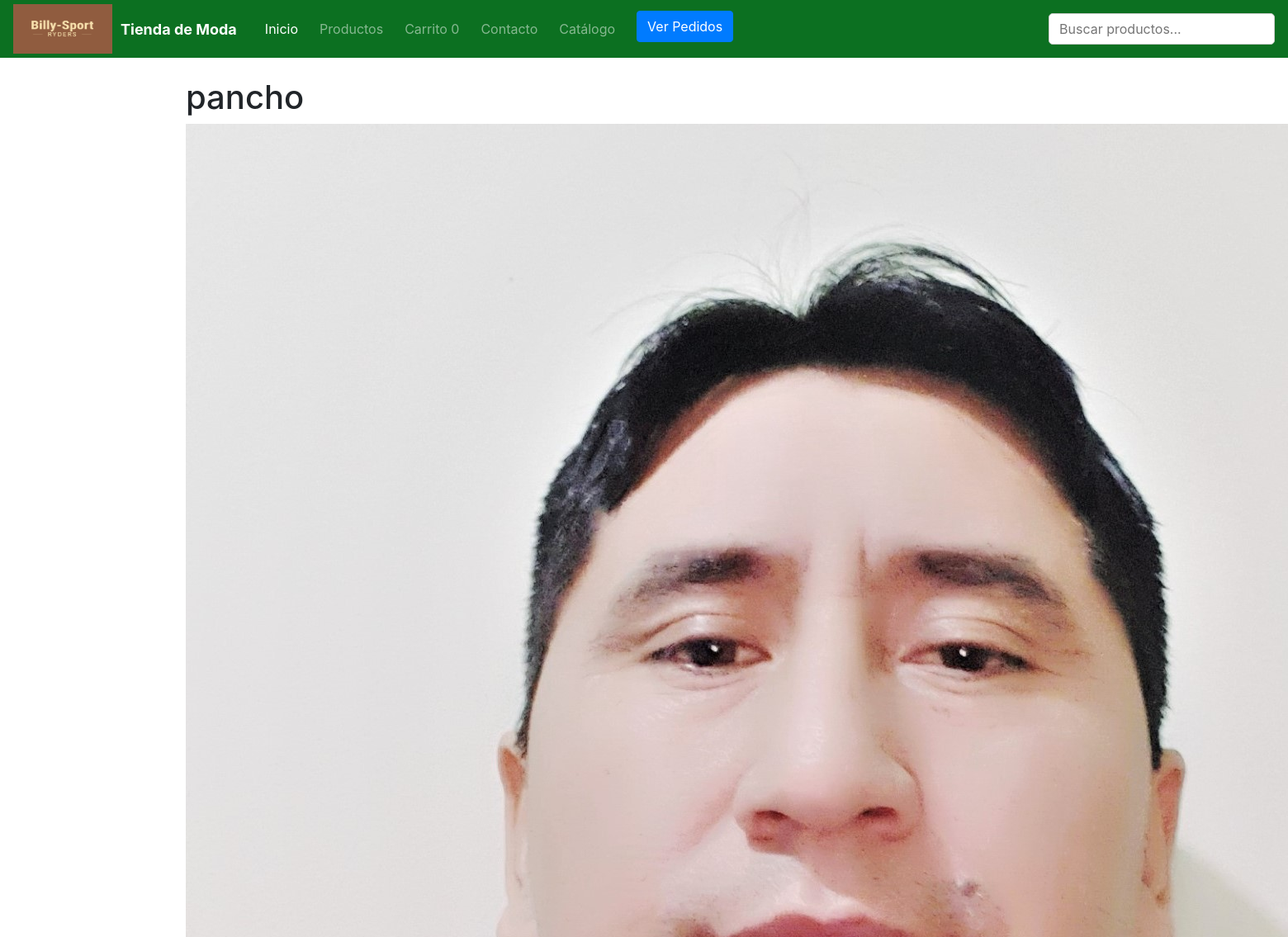
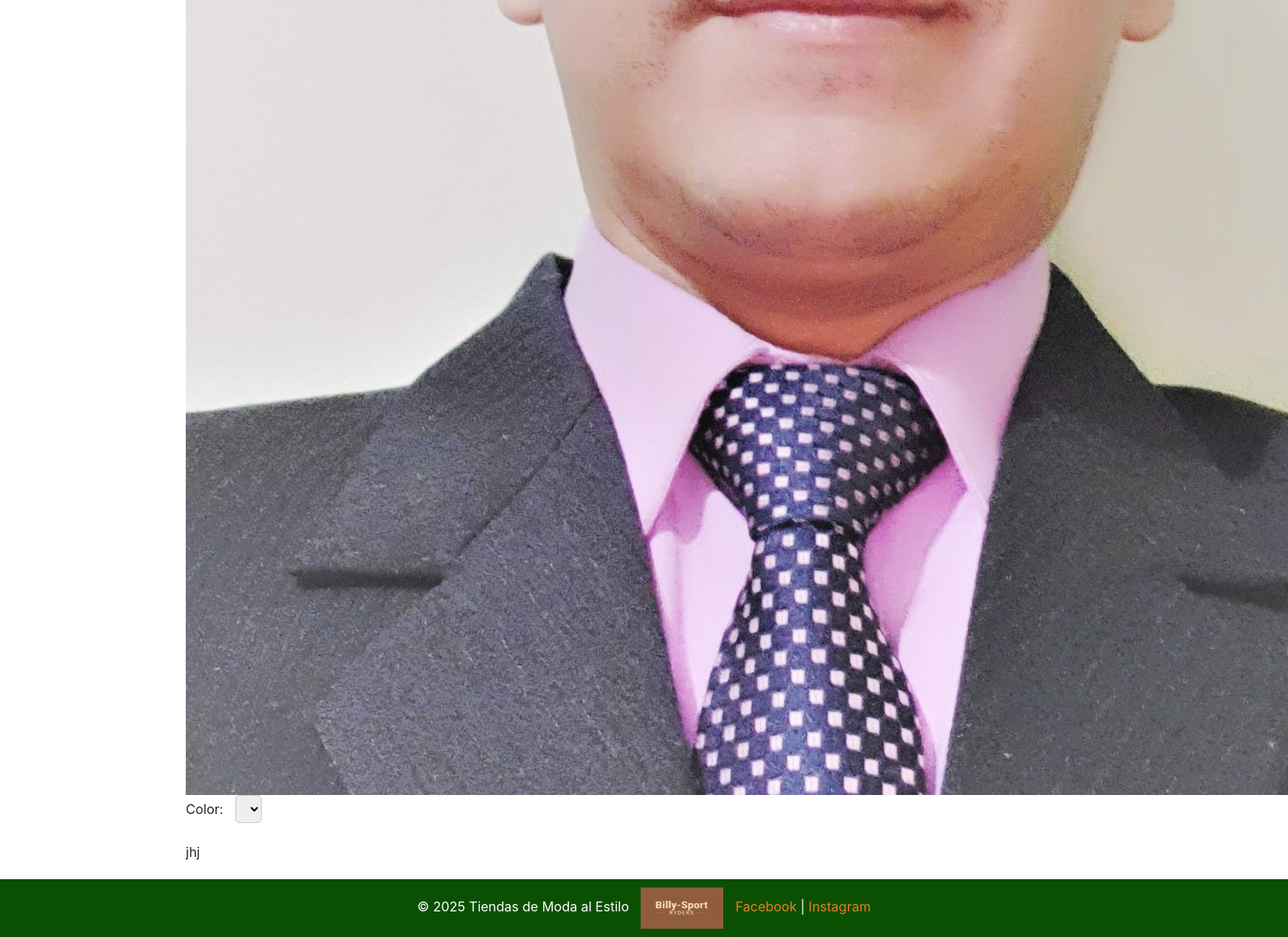
Screenshot of /producto/8/ with the database file from the repository (2 pictures, top to bottom).
### productos/models.py (models this page shows, shortened)
class Producto(models.Model):
    id = models.AutoField(primary_key=True)
    nombre = models.CharField(max_length=200)
    descripcion = models.TextField()
    precio = models.DecimalField(max_digits=10, decimal_places=2)
    stock = models.PositiveIntegerField(default=0)
    imagen = models.ImageField(upload_to='productos/', blank=True, null=True)
    destacado = models.BooleanField(default=False)
    COLOR_CHOICES = [
        ('rojo', 'Rojo'),
        ('naranja', 'Naranja'),
        ('amarillo', 'Amarillo'),
        ('verde', 'Verde'),
        ('celeste', 'Celeste'),
        ('azul', 'Azul'),
        ('violeta', 'Violeta'),
        ('rosa', 'Rosa'),
        ('negro', 'Negro'),
        ('blanco', 'Blanco'),
        ('gris', 'Gris'),
        ('marrón', 'Marrón'),
    ]
    color = models.CharField(max_length=20, choices=COLOR_CHOICES, default='rojo')
    categoria = models.ForeignKey(Categoria, on_delete=models.CASCADE, related_name='productos')

### productos/views.py (the view)
# urls.py: path('producto/<int:pk>/', views.DetalleProducto.as_view(), name='detalle_producto'),
class DetalleProducto(DetailView):
    model = Producto
    template_name = 'productos/detalle_producto.html'  # Nombre del template
    context_object_name = 'producto'

### productos/templates/productos/detalle_producto.html (shortened to what this page needs)
{% extends 'productos/base.html' %}
{% load static %}
{% block content %}
<link rel="stylesheet" href="{% static 'productos/css/detalles_producto.css' %}">
    <h1>{{ producto.nombre }}</h1>
    <img src="{{ producto.imagen.url }}" alt="{{ producto.nombre }}" id="imagen-producto">
    <div class="color-selector">
        <label for="color">Color:</label>
        <select id="color" name="color">
        </select>
    </div>
    <p>{{ producto.descripcion }}</p>
    <p>{{ producto.precio }}</p>
    <form id="form-agregar-carrito">
        <label for="cantidad">Cantidad:</label>
        <button type="submit">Agregar al carrito</button>
        <a href="{% url 'productos:index' %}"><button type="button">Volver al inicio</button></a> </form>
{% endblock %}

### static/productos/css/detalles_producto.css (style rules this page uses)
.color-selector { margin-bottom: 20px; }
.color-selector label { margin-right: 10px; }
.color-selector select { padding: 5px; border: 1px solid #ccc; border-radius: 5px; }

### rows the page displays
Producto: nombre "pancho", imagen (picture), descripcion "jhj"
